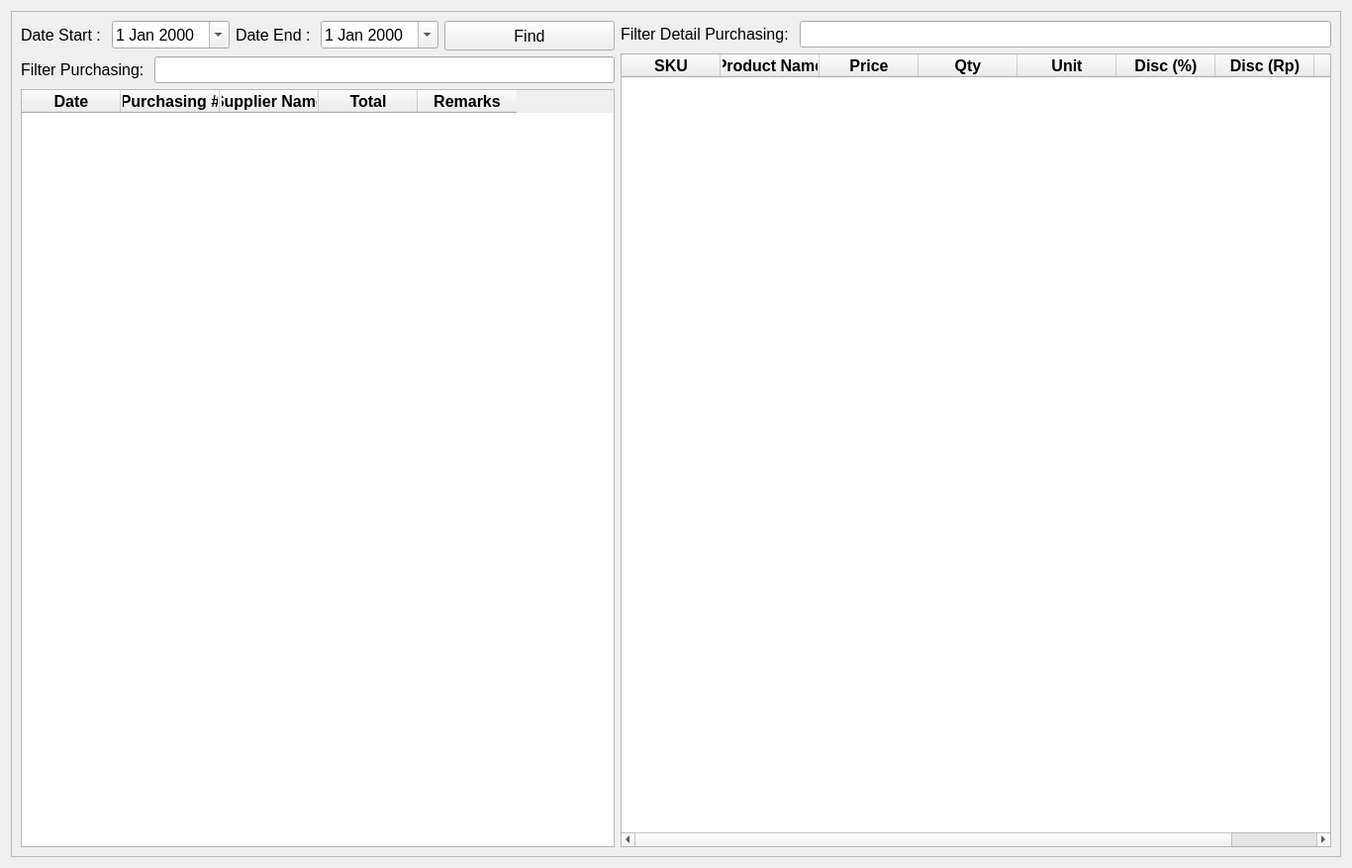
<?xml version="1.0" encoding="UTF-8"?>
<ui version="4.0">
 <class>PurchasingList</class>
 <widget class="QWidget" name="PurchasingList">
  <property name="geometry">
   <rect>
    <x>0</x>
    <y>0</y>
    <width>1366</width>
    <height>877</height>
   </rect>
  </property>
  <property name="windowTitle">
   <string>Purchasing List</string>
  </property>
  <layout class="QGridLayout" name="gridLayout_2">
   <item row="0" column="0">
    <widget class="QFrame" name="frame">
     <property name="frameShape">
      <enum>QFrame::StyledPanel</enum>
     </property>
     <property name="frameShadow">
      <enum>QFrame::Raised</enum>
     </property>
     <layout class="QGridLayout" name="gridLayout">
      <item row="0" column="0">
       <layout class="QHBoxLayout" name="horizontalLayout_2">
        <item>
         <layout class="QVBoxLayout" name="verticalLayout_2">
          <item>
           <layout class="QVBoxLayout" name="verticalLayout">
            <item>
             <layout class="QHBoxLayout" name="horizontalLayout">
              <item>
               <layout class="QFormLayout" name="formLayout">
                <item row="0" column="0">
                 <widget class="QLabel" name="start_date_purchasing_list_label">
                  <property name="font">
                   <font>
                    <pointsize>12</pointsize>
                   </font>
                  </property>
                  <property name="text">
                   <string>Date Start : </string>
                  </property>
                 </widget>
                </item>
                <item row="0" column="1">
                 <widget class="QDateEdit" name="start_date_purchasing_list_input">
                  <property name="font">
                   <font>
                    <pointsize>12</pointsize>
                   </font>
                  </property>
                  <property name="calendarPopup">
                   <bool>true</bool>
                  </property>
                 </widget>
                </item>
               </layout>
              </item>
              <item>
               <layout class="QFormLayout" name="formLayout_2">
                <item row="0" column="0">
                 <widget class="QLabel" name="end_date_purchasing_list_label">
                  <property name="font">
                   <font>
                    <pointsize>12</pointsize>
                   </font>
                  </property>
                  <property name="text">
                   <string>Date End : </string>
                  </property>
                 </widget>
                </item>
                <item row="0" column="1">
                 <widget class="QDateEdit" name="end_date_purchasing_list_input">
                  <property name="font">
                   <font>
                    <pointsize>12</pointsize>
                   </font>
                  </property>
                  <property name="calendarPopup">
                   <bool>true</bool>
                  </property>
                 </widget>
                </item>
               </layout>
              </item>
              <item>
               <widget class="QPushButton" name="find_purchasing_list_button">
                <property name="minimumSize">
                 <size>
                  <width>0</width>
                  <height>30</height>
                 </size>
                </property>
                <property name="font">
                 <font>
                  <pointsize>12</pointsize>
                 </font>
                </property>
                <property name="text">
                 <string>Find</string>
                </property>
               </widget>
              </item>
             </layout>
            </item>
            <item>
             <layout class="QFormLayout" name="formLayout_3">
              <item row="0" column="0">
               <widget class="QLabel" name="filter_purchasing_list_label">
                <property name="font">
                 <font>
                  <pointsize>12</pointsize>
                 </font>
                </property>
                <property name="text">
                 <string>Filter Purchasing: </string>
                </property>
               </widget>
              </item>
              <item row="0" column="1">
               <widget class="QLineEdit" name="filter_purchasing_list_input">
                <property name="font">
                 <font>
                  <pointsize>12</pointsize>
                 </font>
                </property>
               </widget>
              </item>
             </layout>
            </item>
           </layout>
          </item>
          <item>
           <widget class="QTableWidget" name="purchasing_table">
            <column>
             <property name="text">
              <string>Date</string>
             </property>
             <property name="font">
              <font>
               <pointsize>12</pointsize>
               <weight>75</weight>
               <bold>true</bold>
              </font>
             </property>
             <property name="textAlignment">
              <set>AlignCenter</set>
             </property>
            </column>
            <column>
             <property name="text">
              <string>Purchasing #</string>
             </property>
             <property name="font">
              <font>
               <pointsize>12</pointsize>
               <weight>75</weight>
               <bold>true</bold>
              </font>
             </property>
             <property name="textAlignment">
              <set>AlignCenter</set>
             </property>
            </column>
            <column>
             <property name="text">
              <string>Supplier Name</string>
             </property>
             <property name="font">
              <font>
               <pointsize>12</pointsize>
               <weight>75</weight>
               <bold>true</bold>
              </font>
             </property>
             <property name="textAlignment">
              <set>AlignCenter</set>
             </property>
            </column>
            <column>
             <property name="text">
              <string>Total</string>
             </property>
             <property name="font">
              <font>
               <pointsize>12</pointsize>
               <weight>75</weight>
               <bold>true</bold>
              </font>
             </property>
             <property name="textAlignment">
              <set>AlignCenter</set>
             </property>
            </column>
            <column>
             <property name="text">
              <string>Remarks</string>
             </property>
             <property name="font">
              <font>
               <pointsize>12</pointsize>
               <weight>75</weight>
               <bold>true</bold>
              </font>
             </property>
             <property name="textAlignment">
              <set>AlignCenter</set>
             </property>
            </column>
           </widget>
          </item>
         </layout>
        </item>
        <item>
         <layout class="QVBoxLayout" name="verticalLayout_3">
          <item>
           <layout class="QFormLayout" name="formLayout_4">
            <item row="0" column="1">
             <widget class="QLineEdit" name="filter_detail_purchasing_list_input">
              <property name="font">
               <font>
                <pointsize>12</pointsize>
               </font>
              </property>
             </widget>
            </item>
            <item row="0" column="0">
             <widget class="QLabel" name="filter_detail_purchasing_list_label">
              <property name="font">
               <font>
                <pointsize>12</pointsize>
               </font>
              </property>
              <property name="text">
               <string>Filter Detail Purchasing: </string>
              </property>
             </widget>
            </item>
           </layout>
          </item>
          <item>
           <widget class="QTableWidget" name="detail_purchasing_table">
            <property name="minimumSize">
             <size>
              <width>718</width>
              <height>0</height>
             </size>
            </property>
            <column>
             <property name="text">
              <string>SKU</string>
             </property>
             <property name="font">
              <font>
               <pointsize>12</pointsize>
               <weight>75</weight>
               <bold>true</bold>
              </font>
             </property>
             <property name="textAlignment">
              <set>AlignCenter</set>
             </property>
            </column>
            <column>
             <property name="text">
              <string>Product Name</string>
             </property>
             <property name="font">
              <font>
               <pointsize>12</pointsize>
               <weight>75</weight>
               <bold>true</bold>
              </font>
             </property>
             <property name="textAlignment">
              <set>AlignCenter</set>
             </property>
            </column>
            <column>
             <property name="text">
              <string>Price</string>
             </property>
             <property name="font">
              <font>
               <pointsize>12</pointsize>
               <weight>75</weight>
               <bold>true</bold>
              </font>
             </property>
             <property name="textAlignment">
              <set>AlignCenter</set>
             </property>
            </column>
            <column>
             <property name="text">
              <string>Qty</string>
             </property>
             <property name="font">
              <font>
               <pointsize>12</pointsize>
               <weight>75</weight>
               <bold>true</bold>
              </font>
             </property>
             <property name="textAlignment">
              <set>AlignCenter</set>
             </property>
            </column>
            <column>
             <property name="text">
              <string>Unit</string>
             </property>
             <property name="font">
              <font>
               <pointsize>12</pointsize>
               <weight>75</weight>
               <bold>true</bold>
              </font>
             </property>
             <property name="textAlignment">
              <set>AlignCenter</set>
             </property>
            </column>
            <column>
             <property name="text">
              <string>Disc (%)</string>
             </property>
             <property name="font">
              <font>
               <pointsize>12</pointsize>
               <weight>75</weight>
               <bold>true</bold>
              </font>
             </property>
             <property name="textAlignment">
              <set>AlignCenter</set>
             </property>
            </column>
            <column>
             <property name="text">
              <string>Disc (Rp)</string>
             </property>
             <property name="font">
              <font>
               <pointsize>12</pointsize>
               <weight>75</weight>
               <bold>true</bold>
              </font>
             </property>
             <property name="textAlignment">
              <set>AlignCenter</set>
             </property>
            </column>
            <column>
             <property name="text">
              <string>Subtotal</string>
             </property>
             <property name="font">
              <font>
               <pointsize>12</pointsize>
               <weight>75</weight>
               <bold>true</bold>
              </font>
             </property>
             <property name="textAlignment">
              <set>AlignCenter</set>
             </property>
            </column>
           </widget>
          </item>
         </layout>
        </item>
       </layout>
      </item>
     </layout>
    </widget>
   </item>
  </layout>
 </widget>
 <resources/>
 <connections/>
</ui>
